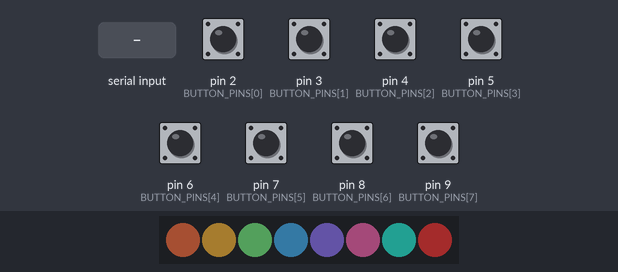
Recording of a sketch running on a simulated SparkFun Pro Micro, built with avr-gcc and run on an emulated ATmega32U4. On the bench: 8 RGB LEDs in strip order, left to right. The inputs (shaded band) are chosen by the test bench; at power-on: pin 2 (BUTTON_PINS[0]), pin 3 (BUTTON_PINS[1]), pin 4 (BUTTON_PINS[2]), pin 5 (BUTTON_PINS[3]), pin 6 (BUTTON_PINS[4]), pin 7 (BUTTON_PINS[5]), pin 8 (BUTTON_PINS[6]), pin 9 (BUTTON_PINS[7]) HIGH. Dim RGB values are drawn brighter than linear; USB keyboard and mouse output is not drawn.

Above: at 1.2 s.
1.3 s: "M90\n" received over Serial
At 1.45 s:
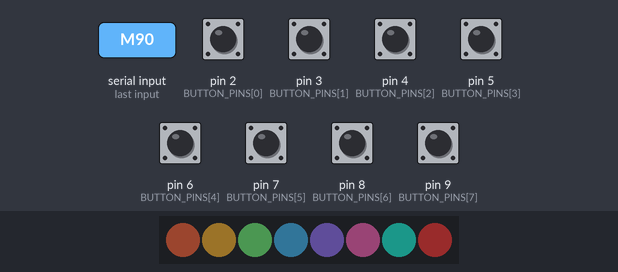
4.3 s: pin 2 (BUTTON_PINS[0]) pulled LOW for 0.15 s
At 4.62 s:
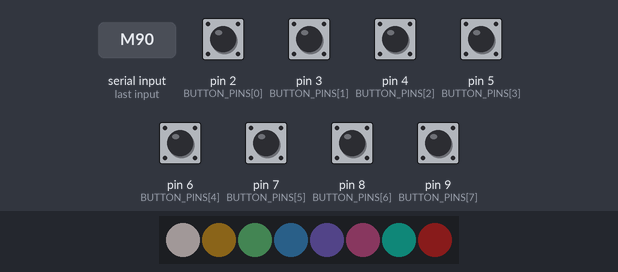
5.0 s: pin 3 (BUTTON_PINS[1]) pulled LOW for 0.15 s
At 5.24 s:
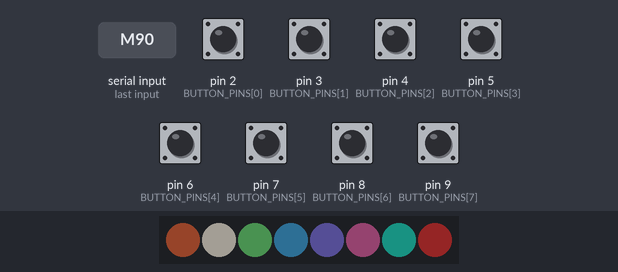
5.7 s: pin 4 (BUTTON_PINS[2]) pulled LOW for 1 s
At 6.47 s:
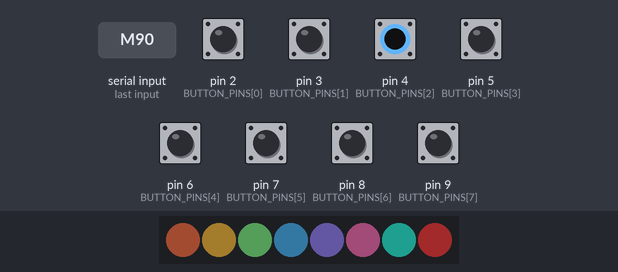
7.3 s: pin 5 (BUTTON_PINS[3]) pulled LOW for 0.15 s
At 7.44 s:
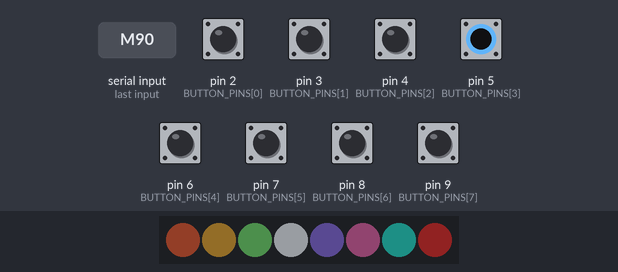
8.0 s: pin 6 (BUTTON_PINS[4]) pulled LOW for 0.15 s
At 12.97 s:
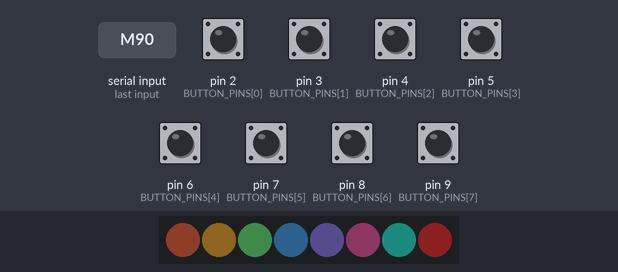
Timing chart, 0 to 13.2 s (numbered marks = the images above; inputs shaded):
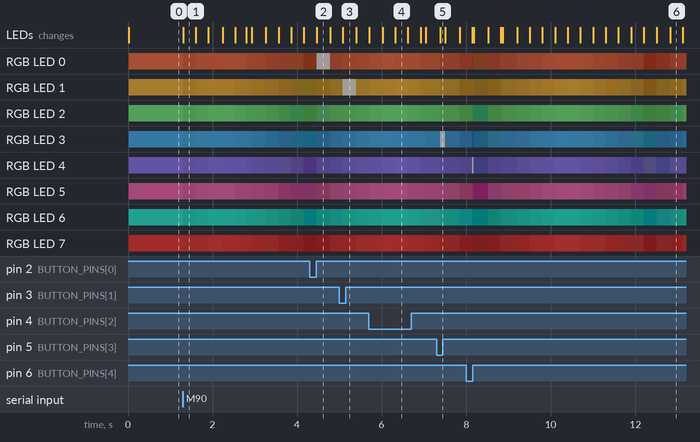

The sketch:

clickdeck.ino
```cpp
/*
 * ClickDeck - firmware para Arduino Pro Micro (ATmega32U4)
 *
 * - 8 botões entre o pino e GND (INPUT_PULLUP, premido = LOW). A placa aparece no PC como
 *   teclado USB e envia F13..F20.
 * - Barra de 8 LEDs WS2812 no pino 10, controlada pela app por USB (porta série virtual,
 *   linhas de texto a 115200 baud, ver handleLine).
 *
 * Bibliotecas (Gestor de Bibliotecas): Bounce2 e Adafruit NeoPixel. A Keyboard já vem com o IDE.
 */

#include <Keyboard.h>
#include <Bounce2.h>
#include <Adafruit_NeoPixel.h>

// ---- Botões -----------------------------------------------------------------

// Pino de cada botão (botão 1 = primeiro elemento).
// 8 botões: D2..D9 e F13..F20 (para 6: remove 8, 9, KEY_F19, KEY_F20 e põe NUM_BUTTONS = 6 na app).
const uint8_t BUTTON_PINS[] = {2, 3, 4, 5, 6, 7, 8, 9};

// Tecla enviada por cada botão. Tem de coincidir com a app (F13, F14, ...).
const uint8_t BUTTON_KEYS[] = {
  KEY_F13, KEY_F14, KEY_F15, KEY_F16, KEY_F17, KEY_F18, KEY_F19, KEY_F20
};

constexpr uint8_t NUM_BUTTONS = sizeof(BUTTON_PINS);
static_assert(sizeof(BUTTON_KEYS) == sizeof(BUTTON_PINS), "BUTTON_PINS e BUTTON_KEYS têm de ter o mesmo tamanho");

const uint16_t DEBOUNCE_MS = 10;

// ---- Luzes ------------------------------------------------------------------

const uint8_t LED_PIN = 10;              // DIN da barra
const uint8_t NUM_LEDS = 8;              // LED n acompanha o botão n
const uint8_t MAX_BRIGHTNESS = 120;      // limite de corrente: o USB dá 500 mA
const uint16_t FLASH_MS = 160;           // duração do clarão ao premir
const uint32_t SERIAL_BAUD = 115200;

// -----------------------------------------------------------------------------

enum LedMode : uint8_t { LED_OFF, LED_KEYS, LED_SOLID, LED_RAINBOW, LED_BREATHE };

Bounce buttons[NUM_BUTTONS];
Adafruit_NeoPixel strip(NUM_LEDS, LED_PIN, NEO_GRB + NEO_KHZ800);

uint8_t ledMode = LED_KEYS;
uint8_t ledBrightness = 40;              // 0..255 (a app envia o valor dela)
uint32_t solidColor = 0xFFFFFF;          // 0xRRGGBB
bool reactive = true;                    // clarão ao premir
uint32_t keyColors[NUM_LEDS] = {         // cores por omissão, a app substitui-as ao ligar
  0xFF7850, 0xFFBE46, 0x6ED278, 0x50B4F0, 0x9682FA, 0xF06EB4, 0x2DD4BF, 0xEF4444
};
unsigned long flashUntil[NUM_LEDS];

char lineBuf[24];
uint8_t lineLen = 0;
unsigned long lastFrame = 0;

uint32_t scaleColor(uint32_t c, uint8_t s) {            // s: 0..255
  uint8_t r = ((c >> 16) & 0xFF) * s / 255;
  uint8_t g = ((c >> 8) & 0xFF) * s / 255;
  uint8_t b = (c & 0xFF) * s / 255;
  return ((uint32_t)r << 16) | ((uint32_t)g << 8) | b;
}

uint32_t towardsWhite(uint32_t c, uint8_t amount) {     // amount: 0..255
  uint8_t r = (c >> 16) & 0xFF, g = (c >> 8) & 0xFF, b = c & 0xFF;
  r += (255 - r) * amount / 255;
  g += (255 - g) * amount / 255;
  b += (255 - b) * amount / 255;
  return ((uint32_t)r << 16) | ((uint32_t)g << 8) | b;
}

void renderLeds() {
  unsigned long now = millis();
  if (now - lastFrame < 20) return;
  lastFrame = now;

  strip.setBrightness(ledBrightness < MAX_BRIGHTNESS ? ledBrightness : MAX_BRIGHTNESS);

  uint16_t phase = (now / 8) % 512;                      // onda triangular para "respirar"
  uint8_t tri = phase < 256 ? phase : 511 - phase;
  uint8_t breathe = 30 + (uint16_t)tri * 225 / 255;

  for (uint8_t i = 0; i < NUM_LEDS; i++) {
    uint32_t c = 0;
    switch (ledMode) {
      case LED_KEYS:    c = keyColors[i]; break;
      case LED_SOLID:   c = solidColor; break;
      case LED_RAINBOW: c = strip.ColorHSV((uint16_t)(now * 6) + i * (65536UL / NUM_LEDS), 255, 255); break;
      case LED_BREATHE: c = scaleColor(keyColors[i], breathe); break;
      default: break;                                    // LED_OFF
    }
    if (reactive && ledMode != LED_OFF && (long)(flashUntil[i] - now) > 0) {
      c = towardsWhite(c, 200);
    }
    strip.setPixelColor(i, c);
  }
  strip.show();
}

// Comandos (uma linha de texto cada):
//   ?        -> responde "CLICKDECK 1" (a app usa isto para encontrar a porta certa)
//   M<0-4>   modo: 0 desligadas, 1 cores das teclas, 2 cor única, 3 arco-íris, 4 respirar
//   B<0-255> brilho
//   C<rrggbb> cor única
//   K<1-8><rrggbb> cor do LED/tecla n
//   R<0|1>   clarão ao premir
void handleLine(const char *s) {
  switch (s[0]) {
    case '?': Serial.println(F("CLICKDECK 1")); break;
    case 'M': { int v = atoi(s + 1); ledMode = v < 0 ? 0 : (v > LED_BREATHE ? LED_BREATHE : v); } break;
    case 'B': { int v = atoi(s + 1); ledBrightness = v < 0 ? 0 : (v > 255 ? 255 : v); } break;
    case 'C': solidColor = strtoul(s + 1, NULL, 16) & 0xFFFFFF; break;
    case 'R': reactive = atoi(s + 1) != 0; break;
    case 'K': {
      int k = s[1] - '1';
      if (k >= 0 && k < NUM_LEDS) keyColors[k] = strtoul(s + 2, NULL, 16) & 0xFFFFFF;
    } break;
    default: break;
  }
}

void readSerial() {
  while (Serial.available()) {
    char ch = Serial.read();
    if (ch == '\n' || ch == '\r') {
      if (lineLen) {
        lineBuf[lineLen] = 0;
        handleLine(lineBuf);
        lineLen = 0;
      }
    } else if (lineLen < sizeof(lineBuf) - 1) {
      lineBuf[lineLen++] = ch;
    }
  }
}

void setup() {
  for (uint8_t i = 0; i < NUM_BUTTONS; i++) {
    buttons[i].attach(BUTTON_PINS[i], INPUT_PULLUP);
    buttons[i].interval(DEBOUNCE_MS);
  }
  Keyboard.begin();
  Serial.begin(SERIAL_BAUD);             // não esperar pela porta: o teclado tem de funcionar sem a app
  strip.begin();
  strip.show();
}

void loop() {
  for (uint8_t i = 0; i < NUM_BUTTONS; i++) {
    buttons[i].update();
    if (buttons[i].fell()) {             // HIGH -> LOW: premido
      Keyboard.press(BUTTON_KEYS[i]);
      if (i < NUM_LEDS) flashUntil[i] = millis() + FLASH_MS;
    } else if (buttons[i].rose()) {      // LOW -> HIGH: libertado
      Keyboard.release(BUTTON_KEYS[i]);
    }
  }
  readSerial();
  renderLeds();
}
```

Measured:
- after the input at 4.3 s, the LEDs: change after 0.16 s (image 2)
- after the input at 5.0 s, the LEDs: change after 0.08 s (image 3)
- after the input at 7.3 s, the LEDs: change after 0.08 s (image 5)
- after the input at 8.0 s, the LEDs: first change after 0.14 s (image 6 shows a later state)
